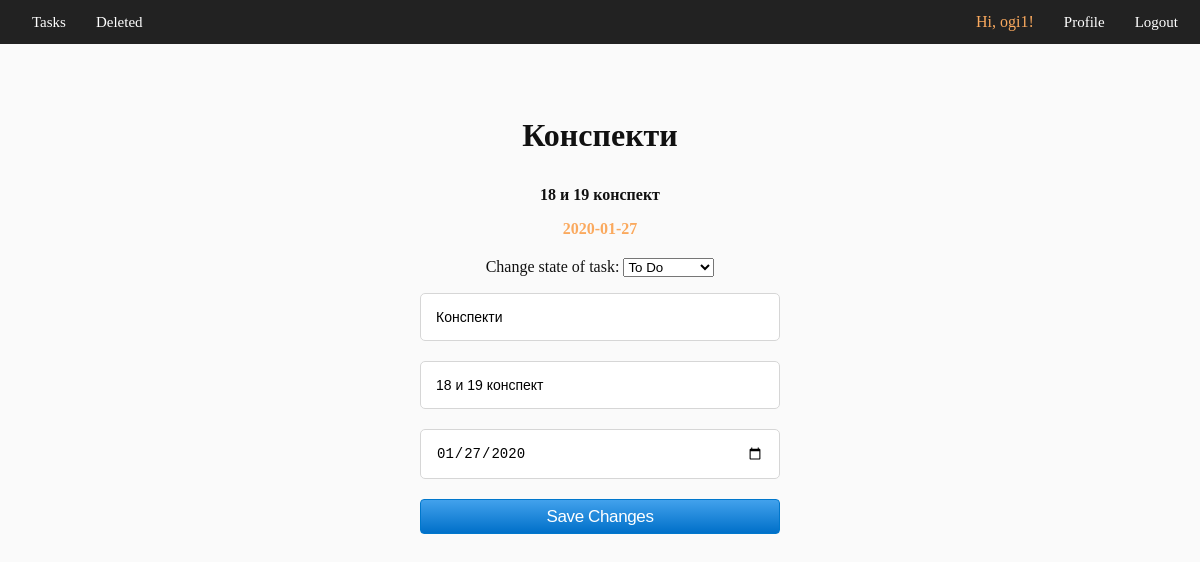
The page /edit_task/1 (signed in) on the database its author committed.
### tables this page shows
CREATE TABLE users
    (
        id INTEGER PRIMARY KEY AUTOINCREMENT,
        username TEXT,
        email TEXT,
        password TEXT
    );

CREATE TABLE tasks
    (
        id INTEGER PRIMARY KEY AUTOINCREMENT,
        title TEXT,
        description TEXT,
        deadline TEXT,
        state TEXT,
        user_id INTEGER,
        FOREIGN KEY(user_id) REFERENCES users(id)
    );

### main.py (the view, shortened to what this page needs)
@app.route("/edit_task/<int:id>", methods = ["GET", "POST"])
@require_login
def edit_task(id):
    task = Task.find_by_id(id)
    user = User.find_by_email(session.get("EMAIL"))
    form = TaskForm()
    if user.id != task.user_id:
        error_logger.error("Couldn't move with title %s couldn't be edited. Forbidden access", task.title)
        return redirect('/tasks')
    form.title.data = task.title
    form.deadline.data = datetime.strptime(task.deadline, "%Y-%m-%d").date()
    form.description.data = task.description
    form.state.default = task.state
    return render_template("edit_task.html", user = user, form = form, task = task)

### form_config.py
class TaskForm(FlaskForm):
    title = StringField("title", [InputRequired()])
    description = StringField("description")
    deadline = DateField("deadline", format='%Y-%m-%d')
    state = SelectField("state", choices = [('0', "To Do"), ('1', "In Progress"), ('2', "Completed"), ('3', "Deleted")])

### database.py (called while the page is built)
    def __enter__(self):
        self.conn = sqlite3.connect(DB_NAME)
        return self.conn.cursor()

    def __exit__(self, type, value, traceback):
        self.conn.commit()

### main.py (called while the page is built)
def require_login(func):
    @wraps(func)
    def wrapper(*args, **kwargs):
        if not session.get("SIGNED_IN"):
            return redirect('/login')
        return func(*args, **kwargs)
    return wrapper

### task.py (called while the page is built)
    @staticmethod
    def find_by_id(id):
        if not id:
            return None
        with DB() as db:
            row = db.execute('''SELECT * FROM tasks WHERE id = ?''', (id,)).fetchone()
            if row:
                return Task(*row)

### user.py (called while the page is built)
    @staticmethod
    def find_by_email(email):
        if not email:
            return None
        with DB() as db:
            row = db.execute('''SELECT * FROM users WHERE email = ?''', (email,)).fetchone()
            if row:
                return User(*row)

### templates/edit_task.html (shortened to what this page needs)
<!DOCTYPE html>
<html lang="en">
    <head>
        <link
            rel="stylesheet"
            href="{{ url_for('static', filename='css/style.css') }}"
        />
        <link
            rel="stylesheet"
            href="{{ url_for('static', filename='css/login.css') }}"
        />
    </head>
    <body id="body">
        <header>
            <nav class="navigation-bar left-nav">
                <ul>
                    <li>
                        <a href="/tasks">Tasks</a>
                    </li>
                    <li>
                        <a href="/deleted">Deleted</a>
                    </li>
                </ul>
            </nav>
            <nav class="navigation-bar right-nav">
                <ul>
                    <li>
                        <span class="name">Hi, {{ user.username }}!</span>
                    </li>
                    <li>
                        <a href="/edit_profile/{{ user.id }}">Profile</a>
                    </li>
                    <li>
                        <a href="/logout">Logout</a>
                    </li>
                </ul>
            </nav>
        </header>
        <div class="page-content">
            <div class="form">
                <form action="/edit_task/{{ task.id }}" method="post">
                    <div class="current-info">
                        <p class="title">{{ form.title.data }}</p>
                        <p class="description">{{ form.description.data }}</p>
                        <p id="preset-deadline" class="deadline">{{ form.deadline.data }}</p>
                    </div>
                    <span>Change state of task: </span>
                    <select name="state">
                        {% for id, state in form.state.choices %}
                            <option value="{{ id }}" {% if form.state.default == id %} selected {% endif %}>
                                {{ state }}
                            </option>
                        {% endfor %}
                    </select>
                    {{ form.title(class_="input-field no-error") }}
                    {{ form.description(class_="input-field no-error") }}
                    {{ form.deadline(class_="input-field no-error") }}
                    <button type="submit" id="button">Save Changes</button>
                </form>
            </div>
        </div>
    </body>
</html>

### static/css/style.css (style rules this page uses)
body { background: #fafafa; font-family: "San Francisco"; margin: 0 auto; }
header { display: flex; flex-direction: row; position: fixed; background: #222; padding: 0 20px; width: 100%; height: 5.5%; }
header a { align-self: center; }
.navigation-bar { display: flex; flex: 1 1 auto; justify-content: flex-end; align-self: center; margin: 1%; }
.right-nav { justify-content: flex-end; }
.left-nav { justify-content: flex-start; }
.navigation-bar ul { margin: 0; padding: 0; display: flex; flex-wrap: wrap; list-style: none; }
.navigation-bar li { padding: 0 30px 0 0; }
.navigation-bar li a { color: #fff; font-size: 15px; font-weight: 400; text-decoration: none; }
.name { color: #faa95e; cursor: default; }
.page-content { position: fixed; margin: 0 auto; top: 5vh; height: 95vh; width: 100vw; color: #111; }
.page-content { text-align: center; }
button { font-size: 17px; line-height: 1.47059; font-weight: 400; letter-spacing: -0.022em; background-color: #0070c9; background: linear-gradient(#42a1ec, #0070c9); border: 1px solid #07c; border-radius: 4px; color: #fff; cursor: pointer; min-width: 30px; padding: 4px 15px; text-align: center; white-space: nowrap; width: 100%; margin-bottom: 20px; }

### static/css/login.css (style rules this page uses)
.form { margin: 0 auto; max-width: 360px; border-radius: 5px; padding: 45px; text-align: center; }
.input-field { font-size: 14px; width: 100%; padding: 15px; box-sizing: border-box; border-radius: 5px; border: 1px solid #d6d6d6; }
.no-error { margin: 0 0 20px; }
.current-info { margin-bottom: 20px; font-weight: bold; }
.current-info .title { font-size: 2em; }
.current-info .description { font-size: 1em; }
.current-info .deadline { font-size: 1em; color: #faa95e; }

### rows shown on the page
users: username "ogi1"
tasks: title.data "Конспекти", description.data "18 и 19 конспект", title "Конспекти", description "18 и 19 конспект", deadline "01/27/2020"

### other values the page prints
form field state "To Do"
